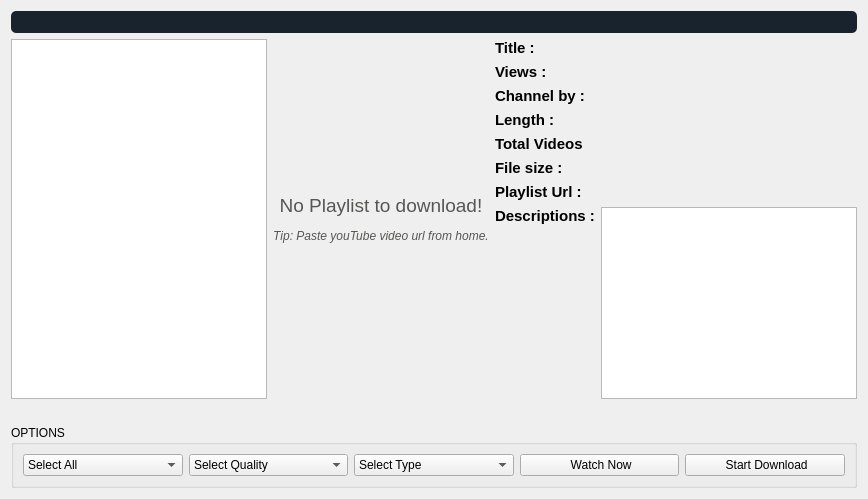
               <widget class="QWidget" name="stackedWidgetPage3">
                <layout class="QVBoxLayout" name="verticalLayout_6">
                 <item>
                  <widget class="QProgressBar" name="playlist_progressBar">
                   <property name="styleSheet">
                    <string notr="true">QProgressBar:horizontal {
border-radius: 5px;
background:rgba(0,0,0,0.1);
color: white;
background-color: rgba(25, 35, 45, 1);

}
QProgressBar::chunk:horizontal {
background:rgb(228, 27, 27);
color: white;

}
QProgressBar 
{ 
color: white; 
border:none;
}
</string>
                   </property>
                   <property name="maximum">
                    <number>1</number>
                   </property>
                   <property name="value">
                    <number>-1</number>
                   </property>
                  </widget>
                 </item>
                 <item>
                  <layout class="QHBoxLayout" name="horizontalLayout_27">
                   <item>
                    <widget class="QGraphicsView" name="graphicsView_playlist">
                     <property name="sizePolicy">
                      <sizepolicy hsizetype="Preferred" vsizetype="Expanding">
                       <horstretch>0</horstretch>
                       <verstretch>0</verstretch>
                      </sizepolicy>
                     </property>
                     <property name="verticalScrollBarPolicy">
                      <enum>Qt::ScrollBarAlwaysOff</enum>
                     </property>
                     <property name="horizontalScrollBarPolicy">
                      <enum>Qt::ScrollBarAlwaysOff</enum>
                     </property>
                    </widget>
                   </item>
                   <item>
                    <widget class="QLabel" name="textBrowser_playlist_thumbnail">
                     <property name="sizePolicy">
                      <sizepolicy hsizetype="Preferred" vsizetype="Expanding">
                       <horstretch>0</horstretch>
                       <verstretch>0</verstretch>
                      </sizepolicy>
                     </property>
                     <property name="text">
                      <string>&lt;html&gt;&lt;head/&gt;&lt;body&gt;&lt;p align=&quot;center&quot;&gt;&lt;img src=&quot;:/myresource/resource/playlist_7.png&quot; height=&quot;55&quot;/&gt;&lt;/p&gt;&lt;p align=&quot;center&quot;&gt;&lt;span style=&quot; font-size:14pt; color:#555753;&quot;&gt;No Playlist to download!&lt;/span&gt;&lt;/p&gt;&lt;p align=&quot;center&quot;&gt;&lt;span style=&quot; font-style:italic; color:#555753;&quot;&gt;Tip: Paste youTube video url from home.&lt;/span&gt;&lt;/p&gt;&lt;/body&gt;&lt;/html&gt;</string>
                     </property>
                     <property name="scaledContents">
                      <bool>true</bool>
                     </property>
                     <property name="alignment">
                      <set>Qt::AlignCenter</set>
                     </property>
                    </widget>
                   </item>
                   <item>
                    <layout class="QGridLayout" name="gridLayout_8">
                     <item row="0" column="0">
                      <widget class="QLabel" name="label_13">
                       <property name="sizePolicy">
                        <sizepolicy hsizetype="Preferred" vsizetype="Preferred">
                         <horstretch>0</horstretch>
                         <verstretch>0</verstretch>
                        </sizepolicy>
                       </property>
                       <property name="font">
                        <font>
                         <pointsize>11</pointsize>
                         <weight>75</weight>
                         <bold>true</bold>
                        </font>
                       </property>
                       <property name="text">
                        <string>Title :</string>
                       </property>
                       <property name="alignment">
                        <set>Qt::AlignLeading|Qt::AlignLeft|Qt::AlignTop</set>
                       </property>
                       <property name="textInteractionFlags">
                        <set>Qt::TextBrowserInteraction</set>
                       </property>
                      </widget>
                     </item>
                     <item row="2" column="1">
                      <widget class="QLabel" name="by_channel_playlist">
                       <property name="cursor">
                        <cursorShape>IBeamCursor</cursorShape>
                       </property>
                       <property name="text">
                        <string/>
                       </property>
                       <property name="alignment">
                        <set>Qt::AlignLeading|Qt::AlignLeft|Qt::AlignTop</set>
                       </property>
                       <property name="openExternalLinks">
                        <bool>true</bool>
                       </property>
                       <property name="textInteractionFlags">
                        <set>Qt::TextBrowserInteraction</set>
                       </property>
                      </widget>
                     </item>
                     <item row="2" column="0">
                      <widget class="QLabel" name="label_17">
                       <property name="sizePolicy">
                        <sizepolicy hsizetype="Preferred" vsizetype="Preferred">
                         <horstretch>0</horstretch>
                         <verstretch>0</verstretch>
                        </sizepolicy>
                       </property>
                       <property name="font">
                        <font>
                         <pointsize>11</pointsize>
                         <weight>75</weight>
                         <bold>true</bold>
                        </font>
                       </property>
                       <property name="text">
                        <string>Channel by :</string>
                       </property>
                       <property name="alignment">
                        <set>Qt::AlignLeading|Qt::AlignLeft|Qt::AlignTop</set>
                       </property>
                       <property name="textInteractionFlags">
                        <set>Qt::TextBrowserInteraction</set>
                       </property>
                      </widget>
                     </item>
                     <item row="3" column="1">
                      <widget class="QLabel" name="video_length_playlist">
                       <property name="cursor">
                        <cursorShape>IBeamCursor</cursorShape>
                       </property>
                       <property name="text">
                        <string/>
                       </property>
                       <property name="alignment">
                        <set>Qt::AlignLeading|Qt::AlignLeft|Qt::AlignTop</set>
                       </property>
                       <property name="textInteractionFlags">
                        <set>Qt::TextBrowserInteraction</set>
                       </property>
                      </widget>
                     </item>
                     <item row="8" column="0">
                      <widget class="QLabel" name="label_18">
                       <property name="sizePolicy">
                        <sizepolicy hsizetype="Preferred" vsizetype="Preferred">
                         <horstretch>0</horstretch>
                         <verstretch>0</verstretch>
                        </sizepolicy>
                       </property>
                       <property name="font">
                        <font>
                         <pointsize>11</pointsize>
                         <weight>75</weight>
                         <bold>true</bold>
                        </font>
                       </property>
                       <property name="text">
                        <string>Descriptions :</string>
                       </property>
                       <property name="alignment">
                        <set>Qt::AlignLeading|Qt::AlignLeft|Qt::AlignTop</set>
                       </property>
                       <property name="textInteractionFlags">
                        <set>Qt::TextBrowserInteraction</set>
                       </property>
                      </widget>
                     </item>
                     <item row="5" column="0">
                      <widget class="QLabel" name="label_25">
                       <property name="sizePolicy">
                        <sizepolicy hsizetype="Preferred" vsizetype="Preferred">
                         <horstretch>0</horstretch>
                         <verstretch>0</verstretch>
                        </sizepolicy>
                       </property>
                       <property name="font">
                        <font>
                         <pointsize>11</pointsize>
                         <weight>75</weight>
                         <bold>true</bold>
                        </font>
                       </property>
                       <property name="text">
                        <string>Total Videos</string>
                       </property>
                       <property name="alignment">
                        <set>Qt::AlignLeading|Qt::AlignLeft|Qt::AlignTop</set>
                       </property>
                       <property name="textInteractionFlags">
                        <set>Qt::TextBrowserInteraction</set>
                       </property>
                      </widget>
                     </item>
                     <item row="5" column="1">
                      <widget class="QLabel" name="video_total_playlist">
                       <property name="cursor">
                        <cursorShape>IBeamCursor</cursorShape>
                       </property>
                       <property name="text">
                        <string/>
                       </property>
                       <property name="alignment">
                        <set>Qt::AlignLeading|Qt::AlignLeft|Qt::AlignTop</set>
                       </property>
                       <property name="textInteractionFlags">
                        <set>Qt::TextBrowserInteraction</set>
                       </property>
                      </widget>
                     </item>
                     <item row="1" column="0">
                      <widget class="QLabel" name="label_12">
                       <property name="sizePolicy">
                        <sizepolicy hsizetype="Preferred" vsizetype="Preferred">
                         <horstretch>0</horstretch>
                         <verstretch>0</verstretch>
                        </sizepolicy>
                       </property>
                       <property name="font">
                        <font>
                         <pointsize>11</pointsize>
                         <weight>75</weight>
                         <bold>true</bold>
                        </font>
                       </property>
                       <property name="text">
                        <string>Views :</string>
                       </property>
                       <property name="alignment">
                        <set>Qt::AlignLeading|Qt::AlignLeft|Qt::AlignTop</set>
                       </property>
                       <property name="textInteractionFlags">
                        <set>Qt::TextBrowserInteraction</set>
                       </property>
                      </widget>
                     </item>
                     <item row="6" column="1">
                      <widget class="QLabel" name="video_size_playlist">
                       <property name="cursor">
                        <cursorShape>IBeamCursor</cursorShape>
                       </property>
                       <property name="text">
                        <string/>
                       </property>
                       <property name="alignment">
                        <set>Qt::AlignLeading|Qt::AlignLeft|Qt::AlignTop</set>
                       </property>
                       <property name="wordWrap">
                        <bool>false</bool>
                       </property>
                       <property name="textInteractionFlags">
                        <set>Qt::TextBrowserInteraction</set>
                       </property>
                      </widget>
                     </item>
                     <item row="6" column="0">
                      <widget class="QLabel" name="label_11">
                       <property name="sizePolicy">
                        <sizepolicy hsizetype="Preferred" vsizetype="Preferred">
                         <horstretch>0</horstretch>
                         <verstretch>0</verstretch>
                        </sizepolicy>
                       </property>
                       <property name="font">
                        <font>
                         <pointsize>11</pointsize>
                         <weight>75</weight>
                         <bold>true</bold>
                        </font>
                       </property>
                       <property name="text">
                        <string>File size :</string>
                       </property>
                       <property name="alignment">
                        <set>Qt::AlignLeading|Qt::AlignLeft|Qt::AlignTop</set>
                       </property>
                       <property name="textInteractionFlags">
                        <set>Qt::TextBrowserInteraction</set>
                       </property>
                      </widget>
                     </item>
                     <item row="1" column="1">
                      <widget class="QLabel" name="views_playlist">
                       <property name="cursor">
                        <cursorShape>IBeamCursor</cursorShape>
                       </property>
                       <property name="text">
                        <string/>
                       </property>
                       <property name="alignment">
                        <set>Qt::AlignLeading|Qt::AlignLeft|Qt::AlignTop</set>
                       </property>
                       <property name="textInteractionFlags">
                        <set>Qt::TextBrowserInteraction</set>
                       </property>
                      </widget>
                     </item>
                     <item row="8" column="1">
                      <widget class="QTextEdit" name="descriptions_playlist">
                       <property name="sizePolicy">
                        <sizepolicy hsizetype="Preferred" vsizetype="Expanding">
                         <horstretch>0</horstretch>
                         <verstretch>0</verstretch>
                        </sizepolicy>
                       </property>
                       <property name="readOnly">
                        <bool>true</bool>
                       </property>
                       <property name="textInteractionFlags">
                        <set>Qt::TextBrowserInteraction</set>
                       </property>
                      </widget>
                     </item>
                     <item row="3" column="0">
                      <widget class="QLabel" name="label_15">
                       <property name="sizePolicy">
                        <sizepolicy hsizetype="Preferred" vsizetype="Preferred">
                         <horstretch>0</horstretch>
                         <verstretch>0</verstretch>
                        </sizepolicy>
                       </property>
                       <property name="font">
                        <font>
                         <pointsize>11</pointsize>
                         <weight>75</weight>
                         <bold>true</bold>
                        </font>
                       </property>
                       <property name="text">
                        <string>Length :</string>
                       </property>
                       <property name="alignment">
                        <set>Qt::AlignLeading|Qt::AlignLeft|Qt::AlignTop</set>
                       </property>
                       <property name="textInteractionFlags">
                        <set>Qt::TextBrowserInteraction</set>
                       </property>
                      </widget>
                     </item>
                     <item row="0" column="1">
                      <widget class="QLabel" name="video_title_playlist">
                       <property name="font">
                        <font>
                         <pointsize>11</pointsize>
                         <weight>50</weight>
                         <bold>false</bold>
                        </font>
                       </property>
                       <property name="cursor">
                        <cursorShape>IBeamCursor</cursorShape>
                       </property>
                       <property name="text">
                        <string/>
                       </property>
                       <property name="alignment">
                        <set>Qt::AlignLeading|Qt::AlignLeft|Qt::AlignTop</set>
                       </property>
                       <property name="wordWrap">
                        <bool>false</bool>
                       </property>
                       <property name="textInteractionFlags">
                        <set>Qt::TextBrowserInteraction</set>
                       </property>
                      </widget>
                     </item>
                     <item row="7" column="0">
                      <widget class="QLabel" name="label_28">
                       <property name="sizePolicy">
                        <sizepolicy hsizetype="Preferred" vsizetype="Preferred">
                         <horstretch>0</horstretch>
                         <verstretch>0</verstretch>
                        </sizepolicy>
                       </property>
                       <property name="font">
                        <font>
                         <pointsize>11</pointsize>
                         <weight>75</weight>
                         <bold>true</bold>
                        </font>
                       </property>
                       <property name="text">
                        <string>Playlist Url :</string>
                       </property>
                       <property name="alignment">
                        <set>Qt::AlignLeading|Qt::AlignLeft|Qt::AlignTop</set>
                       </property>
                       <property name="textInteractionFlags">
                        <set>Qt::TextBrowserInteraction</set>
                       </property>
                      </widget>
                     </item>
                     <item row="7" column="1">
                      <widget class="QLabel" name="watch_url_playlist">
                       <property name="cursor">
                        <cursorShape>IBeamCursor</cursorShape>
                       </property>
                       <property name="text">
                        <string/>
                       </property>
                       <property name="textFormat">
                        <enum>Qt::RichText</enum>
                       </property>
                       <property name="alignment">
                        <set>Qt::AlignLeading|Qt::AlignLeft|Qt::AlignTop</set>
                       </property>
                       <property name="wordWrap">
                        <bool>true</bool>
                       </property>
                       <property name="openExternalLinks">
                        <bool>true</bool>
                       </property>
                       <property name="textInteractionFlags">
                        <set>Qt::TextBrowserInteraction</set>
                       </property>
                      </widget>
                     </item>
                    </layout>
                   </item>
                  </layout>
                 </item>
                 <item>
                  <spacer name="verticalSpacer_5">
                   <property name="orientation">
                    <enum>Qt::Vertical</enum>
                   </property>
                   <property name="sizeType">
                    <enum>QSizePolicy::Fixed</enum>
                   </property>
                   <property name="sizeHint" stdset="0">
                    <size>
                     <width>20</width>
                     <height>20</height>
                    </size>
                   </property>
                  </spacer>
                 </item>
                 <item>
                  <widget class="QGroupBox" name="groupBox_11">
                   <property name="sizePolicy">
                    <sizepolicy hsizetype="Preferred" vsizetype="Fixed">
                     <horstretch>0</horstretch>
                     <verstretch>0</verstretch>
                    </sizepolicy>
                   </property>
                   <property name="title">
                    <string>OPTIONS</string>
                   </property>
                   <layout class="QHBoxLayout" name="horizontalLayout_20">
                    <item>
                     <layout class="QGridLayout" name="gridLayout_2">
                      <item row="0" column="2">
                       <widget class="QComboBox" name="select_type_playlist_2">
                        <property name="sizePolicy">
                         <sizepolicy hsizetype="Preferred" vsizetype="Fixed">
                          <horstretch>0</horstretch>
                          <verstretch>0</verstretch>
                         </sizepolicy>
                        </property>
                        <property name="cursor">
                         <cursorShape>PointingHandCursor</cursorShape>
                        </property>
                        <property name="styleSheet">
                         <string notr="true"/>
                        </property>
                        <property name="iconSize">
                         <size>
                          <width>20</width>
                          <height>20</height>
                         </size>
                        </property>
                        <item>
                         <property name="text">
                          <string>Select Type</string>
                         </property>
                         <property name="icon">
                          <iconset resource="../resource.qrc">
                           <normaloff>:/myresource/resource/video_7.png</normaloff>:/myresource/resource/video_7.png</iconset>
                         </property>
                        </item>
                       </widget>
                      </item>
                      <item row="0" column="1">
                       <widget class="QComboBox" name="select_quality_playlist_2">
                        <property name="sizePolicy">
                         <sizepolicy hsizetype="Preferred" vsizetype="Fixed">
                          <horstretch>0</horstretch>
                          <verstretch>0</verstretch>
                         </sizepolicy>
                        </property>
                        <property name="cursor">
                         <cursorShape>PointingHandCursor</cursorShape>
                        </property>
                        <property name="styleSheet">
                         <string notr="true"/>
                        </property>
                        <property name="iconSize">
                         <size>
                          <width>20</width>
                          <height>20</height>
                         </size>
                        </property>
                        <item>
                         <property name="text">
                          <string>Select Quality</string>
                         </property>
                         <property name="icon">
                          <iconset resource="../resource.qrc">
                           <normaloff>:/myresource/resource/icons8-ok-144.png</normaloff>:/myresource/resource/icons8-ok-144.png</iconset>
                         </property>
                        </item>
                       </widget>
                      </item>
                      <item row="0" column="0">
                       <widget class="QComboBox" name="select_videos_playlist_2">
                        <property name="enabled">
                         <bool>true</bool>
                        </property>
                        <property name="sizePolicy">
                         <sizepolicy hsizetype="Preferred" vsizetype="Fixed">
                          <horstretch>0</horstretch>
                          <verstretch>0</verstretch>
                         </sizepolicy>
                        </property>
                        <property name="cursor">
                         <cursorShape>PointingHandCursor</cursorShape>
                        </property>
                        <property name="styleSheet">
                         <string notr="true"/>
                        </property>
                        <property name="iconSize">
                         <size>
                          <width>20</width>
                          <height>20</height>
                         </size>
                        </property>
                        <item>
                         <property name="text">
                          <string>Select All</string>
                         </property>
                         <property name="icon">
                          <iconset resource="../resource.qrc">
                           <normaloff>:/myresource/resource/icons8-double-tick-100.png</normaloff>:/myresource/resource/icons8-double-tick-100.png</iconset>
                         </property>
                        </item>
                       </widget>
                      </item>
                      <item row="0" column="6">
                       <widget class="QPushButton" name="download_button_playlist_2">
                        <property name="sizePolicy">
                         <sizepolicy hsizetype="Preferred" vsizetype="Fixed">
                          <horstretch>0</horstretch>
                          <verstretch>0</verstretch>
                         </sizepolicy>
                        </property>
                        <property name="cursor">
                         <cursorShape>PointingHandCursor</cursorShape>
                        </property>
                        <property name="styleSheet">
                         <string notr="true"/>
                        </property>
                        <property name="text">
                         <string> Start Download</string>
                        </property>
                        <property name="icon">
                         <iconset resource="../resource.qrc">
                          <normaloff>:/myresource/resource/icons8-download-from-cloud-90.png</normaloff>:/myresource/resource/icons8-download-from-cloud-90.png</iconset>
                        </property>
                        <property name="iconSize">
                         <size>
                          <width>25</width>
                          <height>25</height>
                         </size>
                        </property>
                       </widget>
                      </item>
                      <item row="0" column="3">
                       <widget class="QPushButton" name="play_from_playlist">
                        <property name="sizePolicy">
                         <sizepolicy hsizetype="Preferred" vsizetype="Fixed">
                          <horstretch>0</horstretch>
                          <verstretch>0</verstretch>
                         </sizepolicy>
                        </property>
                        <property name="cursor">
                         <cursorShape>PointingHandCursor</cursorShape>
                        </property>
                        <property name="styleSheet">
                         <string notr="true"/>
                        </property>
                        <property name="text">
                         <string> Watch Now</string>
                        </property>
                        <property name="icon">
                         <iconset resource="../resource.qrc">
                          <normaloff>:/myresource/resource/icons8-play-100.png</normaloff>:/myresource/resource/icons8-play-100.png</iconset>
                        </property>
                        <property name="iconSize">
                         <size>
                          <width>25</width>
                          <height>25</height>
                         </size>
                        </property>
                       </widget>
                      </item>
                     </layout>
                    </item>
                   </layout>
                  </widget>
                 </item>
                </layout>
               </widget>
